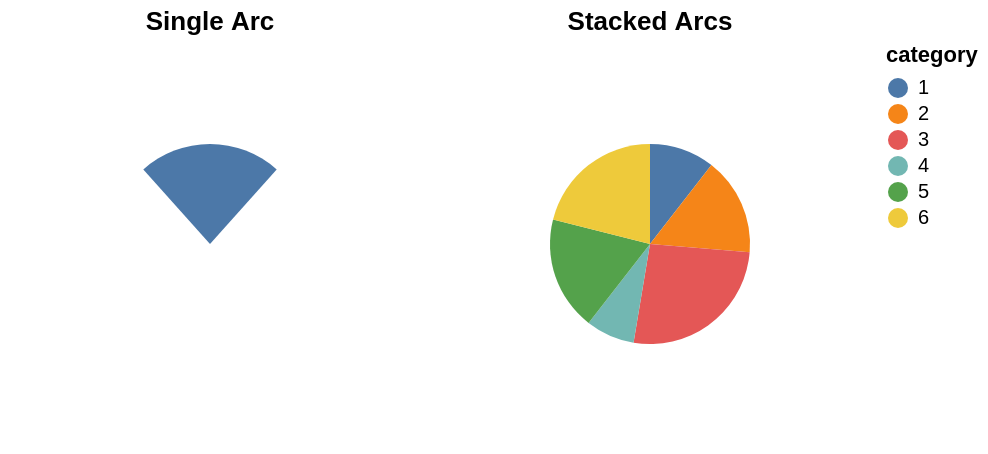

Vega-Lite specification stored for this chart:
### Vega specification from a JSON file in a GitHub repository (floating-point values rounded to 4 significant figures)
{"$schema": "https://vega.github.io/schema/vega/v5.json", "description": "A simple pie chart with embedded data.", "background": "white", "padding": 5, "height": 200, "data": [{"name": "source_0", "values": [{}]}, {"name": "source_1", "values": [{"category": 1, "value": 4}, {"category": 2, "value": 6}, {"category": 3, "value": 10}, {"category": 4, "value": 3}, {"category": 5, "value": 7}, {"category": 6, "value": 8}]}, {"name": "data_0", "source": "source_1", "transform": [{"type": "stack", "groupby": [], "field": "value", "sort": {"field": ["category"], "order": ["ascending"]}, "as": ["value_start", "value_end"], "offset": "zero"}, {"type": "filter", "expr": "isValid(datum[\"value\"]) && isFinite(+datum[\"value\"])"}]}], "signals": [{"name": "childWidth", "value": 200}, {"name": "radius", "value": 0, "bind": {"input": "range", "min": 0, "max": 100, "step": 1}}, {"name": "radius2", "value": 50, "bind": {"input": "range", "min": 0, "max": 100, "step": 1}}, {"name": "theta_single_arc", "value": -0.73, "bind": {"input": "range", "min": -6.28, "max": 6.28}}, {"name": "theta2_single_arc", "value": 0.73, "bind": {"input": "range", "min": -6.28, "max": 6.28}}, {"name": "cornerRadius", "value": 0, "bind": {"input": "range", "min": 0, "max": 50, "step": 1}}, {"name": "padAngle", "value": 0, "bind": {"input": "range", "min": 0, "max": 1.57}}, {"name": "strokeWidth", "value": 4, "bind": {"input": "range", "min": 0, "max": 10, "step": 0.5}}], "layout": {"padding": 20, "bounds": "full", "align": "each"}, "marks": [{"type": "group", "name": "concat_0_group", "title": {"text": "Single Arc", "frame": "group"}, "style": "view", "encode": {"update": {"width": {"signal": "childWidth"}, "height": {"signal": "height"}}}, "marks": [{"name": "concat_0_marks", "type": "arc", "style": ["arc"], "from": {"data": "source_0"}, "encode": {"update": {"strokeWidth": {"signal": "strokeWidth"}, "padAngle": {"signal": "padAngle"}, "radius": {"signal": "radius"}, "cornerRadius": {"signal": "cornerRadius"}, "fill": {"value": "#4c78a8"}, "x": {"signal": "childWidth", "mult": 0.5}, "y": {"signal": "height", "mult": 0.5}, "outerRadius": {"signal": "radius"}, "innerRadius": {"signal": "radius2"}, "startAngle": {"signal": "theta_single_arc"}, "endAngle": {"signal": "theta2_single_arc"}}}}]}, {"type": "group", "name": "concat_1_group", "title": {"text": "Stacked Arcs", "frame": "group"}, "style": "view", "encode": {"update": {"width": {"signal": "childWidth"}, "height": {"signal": "height"}}}, "marks": [{"name": "concat_1_marks", "type": "arc", "style": ["arc"], "from": {"data": "data_0"}, "encode": {"update": {"strokeWidth": {"signal": "strokeWidth"}, "padAngle": {"signal": "padAngle"}, "radius": {"signal": "radius"}, "cornerRadius": {"signal": "cornerRadius"}, "fill": {"scale": "color", "field": "category"}, "description": {"signal": "\"value: \" + (format(datum[\"value\"], \"\")) + \"; category: \" + (isValid(datum[\"category\"]) ? datum[\"category\"] : \"\"+datum[\"category\"])"}, "x": {"signal": "childWidth", "mult": 0.5}, "y": {"signal": "height", "mult": 0.5}, "outerRadius": {"signal": "radius"}, "innerRadius": {"signal": "radius2"}, "startAngle": {"scale": "concat_1_theta", "field": "value_end"}, "endAngle": {"scale": "concat_1_theta", "field": "value_start"}}}}]}], "scales": [{"name": "color", "type": "ordinal", "domain": {"data": "data_0", "field": "category", "sort": true}, "range": "category"}, {"name": "concat_1_theta", "type": "linear", "domain": {"data": "data_0", "fields": ["value_start", "value_end"]}, "range": [0, 6.283], "zero": true}], "legends": [{"fill": "color", "symbolType": "circle", "title": "category"}]}
